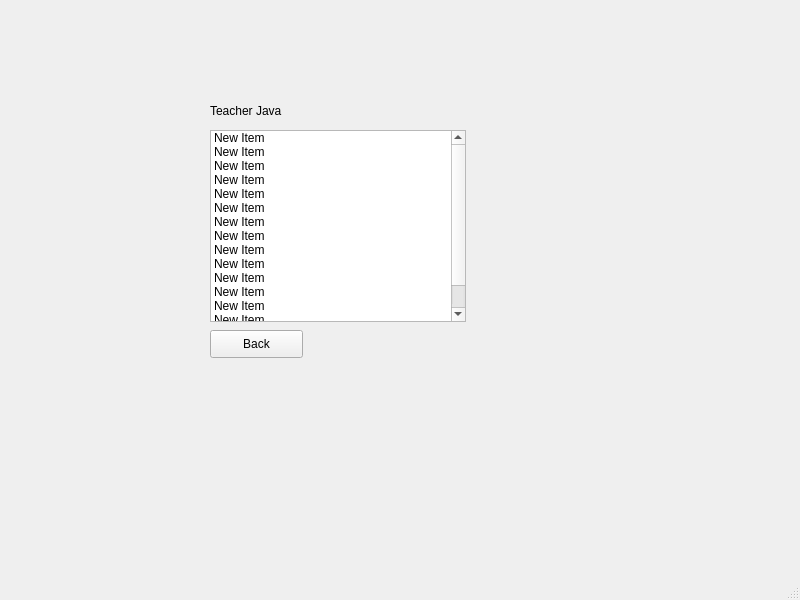
<?xml version="1.0" encoding="UTF-8"?>
<ui version="4.0">
 <class>MainWindow</class>
 <widget class="QMainWindow" name="MainWindow">
  <property name="geometry">
   <rect>
    <x>0</x>
    <y>0</y>
    <width>800</width>
    <height>600</height>
   </rect>
  </property>
  <property name="windowTitle">
   <string>MainWindow</string>
  </property>
  <widget class="QWidget" name="centralwidget">
   <widget class="QLabel" name="teacher_j">
    <property name="geometry">
     <rect>
      <x>210</x>
      <y>100</y>
      <width>81</width>
      <height>21</height>
     </rect>
    </property>
    <property name="text">
     <string>Teacher Java</string>
    </property>
   </widget>
   <widget class="QListWidget" name="student_j">
    <property name="geometry">
     <rect>
      <x>210</x>
      <y>130</y>
      <width>256</width>
      <height>192</height>
     </rect>
    </property>
    <item>
     <property name="text">
      <string>New Item</string>
     </property>
    </item>
    <item>
     <property name="text">
      <string>New Item</string>
     </property>
    </item>
    <item>
     <property name="text">
      <string>New Item</string>
     </property>
    </item>
    <item>
     <property name="text">
      <string>New Item</string>
     </property>
    </item>
    <item>
     <property name="text">
      <string>New Item</string>
     </property>
    </item>
    <item>
     <property name="text">
      <string>New Item</string>
     </property>
    </item>
    <item>
     <property name="text">
      <string>New Item</string>
     </property>
    </item>
    <item>
     <property name="text">
      <string>New Item</string>
     </property>
    </item>
    <item>
     <property name="text">
      <string>New Item</string>
     </property>
    </item>
    <item>
     <property name="text">
      <string>New Item</string>
     </property>
    </item>
    <item>
     <property name="text">
      <string>New Item</string>
     </property>
    </item>
    <item>
     <property name="text">
      <string>New Item</string>
     </property>
    </item>
    <item>
     <property name="text">
      <string>New Item</string>
     </property>
    </item>
    <item>
     <property name="text">
      <string>New Item</string>
     </property>
    </item>
    <item>
     <property name="text">
      <string>New Item</string>
     </property>
    </item>
   </widget>
   <widget class="QPushButton" name="btn_back">
    <property name="geometry">
     <rect>
      <x>210</x>
      <y>330</y>
      <width>93</width>
      <height>28</height>
     </rect>
    </property>
    <property name="text">
     <string>Back</string>
    </property>
   </widget>
  </widget>
  <widget class="QMenuBar" name="menubar">
   <property name="geometry">
    <rect>
     <x>0</x>
     <y>0</y>
     <width>800</width>
     <height>26</height>
    </rect>
   </property>
  </widget>
  <widget class="QStatusBar" name="statusbar"/>
 </widget>
 <resources/>
 <connections/>
</ui>
